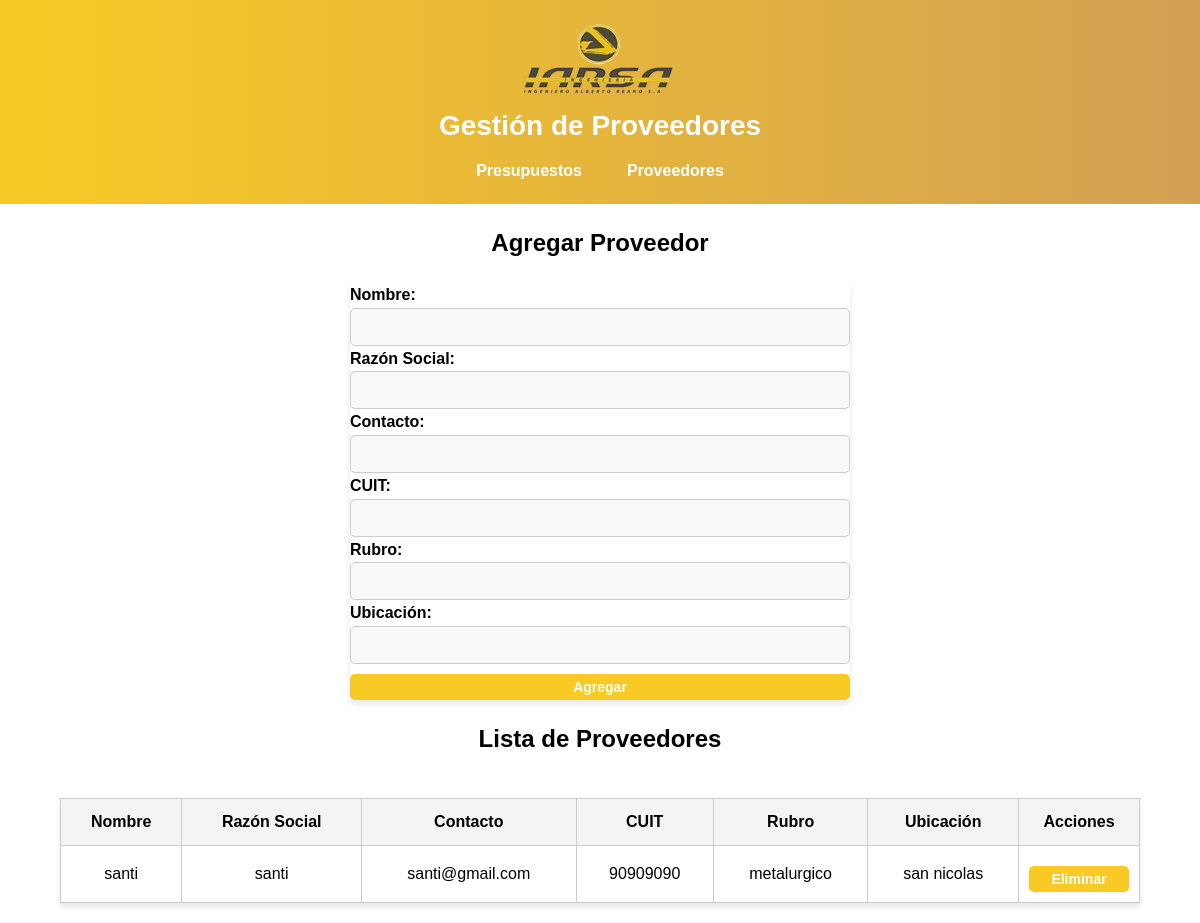
/proveedores, run on the app's committed database.
### tables this page shows
CREATE TABLE proveedores (
        id INTEGER PRIMARY KEY AUTOINCREMENT,
        nombre TEXT NOT NULL UNIQUE,
        razonsocial TEXT,
        contacto TEXT,
        cuit TEXT,
        rubro TEXT,
        ubicacion TEXT
    );

### appy.py (the view, shortened to what this page needs)
@app.route('/proveedores', methods=['GET', 'POST'])
def proveedores():
    conn = obtener_conexion()
    cursor = conn.cursor()
    cursor.execute('SELECT * FROM proveedores')
    proveedores = cursor.fetchall()
    conn.close()
    return render_template('proveedores.html', proveedores=proveedores)

### appy.py (called while the page is built)
def obtener_conexion():
    conn = sqlite3.connect('empresa.db', check_same_thread=False)
    conn.row_factory = sqlite3.Row
    return conn

### templates/proveedores.html (shortened to what this page needs)
<!DOCTYPE html>
<html lang="es">
<head>
    <link rel="stylesheet" href="{{ url_for('static', filename='css/styles.css') }}">
</head>
<body>
    <header>
        <img src="{{ url_for('static', filename='images/Logo-Iarsa.png') }}" alt="Logo de la Empresa" class="logo">
        <div class="header-content">
        <h1>Gestión de Proveedores</h1>
        <nav>
            <ul>
                <li><a href="{{ url_for('presupuestos') }}">Presupuestos</a></li>
                <li><a href="{{ url_for('proveedores') }}">Proveedores</a></li>
            </ul>
        </nav>
    </header>
    <h2>Agregar Proveedor</h2>
    <form action="{{ url_for('proveedores') }}" method="POST">
        <label for="nombre">Nombre:</label>
        <input type="text" name="nombre" required>
        <label for="razonsocial">Razón Social:</label>
        <input type="text" name="razonsocial" required>
        <label for="contacto">Contacto:</label>
        <input type="text" name="contacto" required>
        <label for="cuit">CUIT:</label>
        <input type="text" name="cuit" required>
        <label for="rubro">Rubro:</label>
        <input type="text" name="rubro" required>
        <label for="ubicacion">Ubicación:</label>
        <input type="text" name="ubicacion" required>
        <button type="submit">Agregar</button>
    </form>
    <h2>Lista de Proveedores</h2>
    <table>
        <thead>
            <tr>
                <th>Nombre</th>
                <th>Razón Social</th>
                <th>Contacto</th>
                <th>CUIT</th>
                <th>Rubro</th>
                <th>Ubicación</th>
                <th>Acciones</th>
            </tr>
        </thead>
        <tbody>
            {% for proveedor in proveedores %}
            <tr>
                <td>{{ proveedor.nombre }}</td>
                <td>{{ proveedor.razonsocial }}</td>
                <td>{{ proveedor.contacto }}</td>
                <td>{{ proveedor.cuit }}</td>
                <td>{{ proveedor.rubro }}</td>
                <td>{{ proveedor.ubicacion }}</td>
                <td>
                    <form action="{{ url_for('eliminar_proveedor', proveedor_id=proveedor.id) }}" method="POST" style="display:inline;">
                        <button type="submit" class="btn-eliminar">Eliminar</button>
                    </form>
                </td>
            </tr>
            {% endfor %}
        </tbody>
    </table>
</body>
</html>

### static/css/styles.css (style rules this page uses)
body { font-family: 'Arial', sans-serif; margin: 0; padding: 0; background-color: white; color: black; line-height: 1.6; display: flex; flex-direction: column; align-items: center; justify-content: center; min-height: 100vh; }
header { width: 100%; background: linear-gradient(90deg, #f9ca24, #d1a054); color: white; text-align: center; padding: 20px 10px; }
h1 { font-size: 28px; margin: 0; font-family: 'Arial', sans-serif; font-weight: bold; color: white; }
nav ul { list-style: none; padding: 0; margin: 10px 0 0 0; display: flex; gap: 15px; justify-content: center; }
nav ul li a { text-decoration: none; color: white; padding: 10px 15px; font-weight: bold; }
form { margin: 20px auto; padding: 20px; max-width: 500px; width: 100%; border: 1px solid #ccc; border-radius: 5px; background-color: white; box-shadow: 0px 4px 6px rgba(0, 0, 0, 0.1); display: flex; flex-direction: column; gap: 15px; }
label { font-weight: bold; margin-bottom: 5px; }
input, select, button { width: calc(100% - 20px); margin: 0 auto; padding: 10px; font-size: 14px; border: 1px solid #ccc; border-radius: 5px; background-color: #f9f9f9; }
button { width: 100%; background-color: #f9ca24; color: white; font-weight: bold; cursor: pointer; transition: background-color 0.3s ease; margin-top: 10px; }
input, select { width: 100%; margin: 0 auto; padding: 10px; font-size: 14px; border: 1px solid #ccc; border-radius: 5px; background-color: #f9f9f9; box-sizing: border-box; }
table { width: 90%; margin: 20px auto; border-collapse: collapse; background-color: white; border: 1px solid #ccc; box-shadow: 0px 4px 6px rgba(0, 0, 0, 0.1); text-align: center; }
th, td { border: 1px solid #ccc; padding: 10px; }
th { background-color: #f4f4f4; font-weight: bold; }
td { color: black; vertical-align: middle; }
form { margin: 0; padding: 0; display: inline; background: none; border: none; }
button, .btn-eliminar { background-color: #f9ca24; color: white; border: none; padding: 5px 10px; border-radius: 5px; cursor: pointer; font-size: 14px; transition: background-color 0.3s ease; display: inline-block; white-space: nowrap; }
table td:last-child { text-align: center; vertical-align: middle; width: 100px; }
table th:last-child, table td:last-child { width: 100px; }

### data on the page
proveedores: nombre "santi", razonsocial "santi", contacto "santi@gmail.com", cuit "90909090", rubro "metalurgico", ubicacion "san nicolas"
